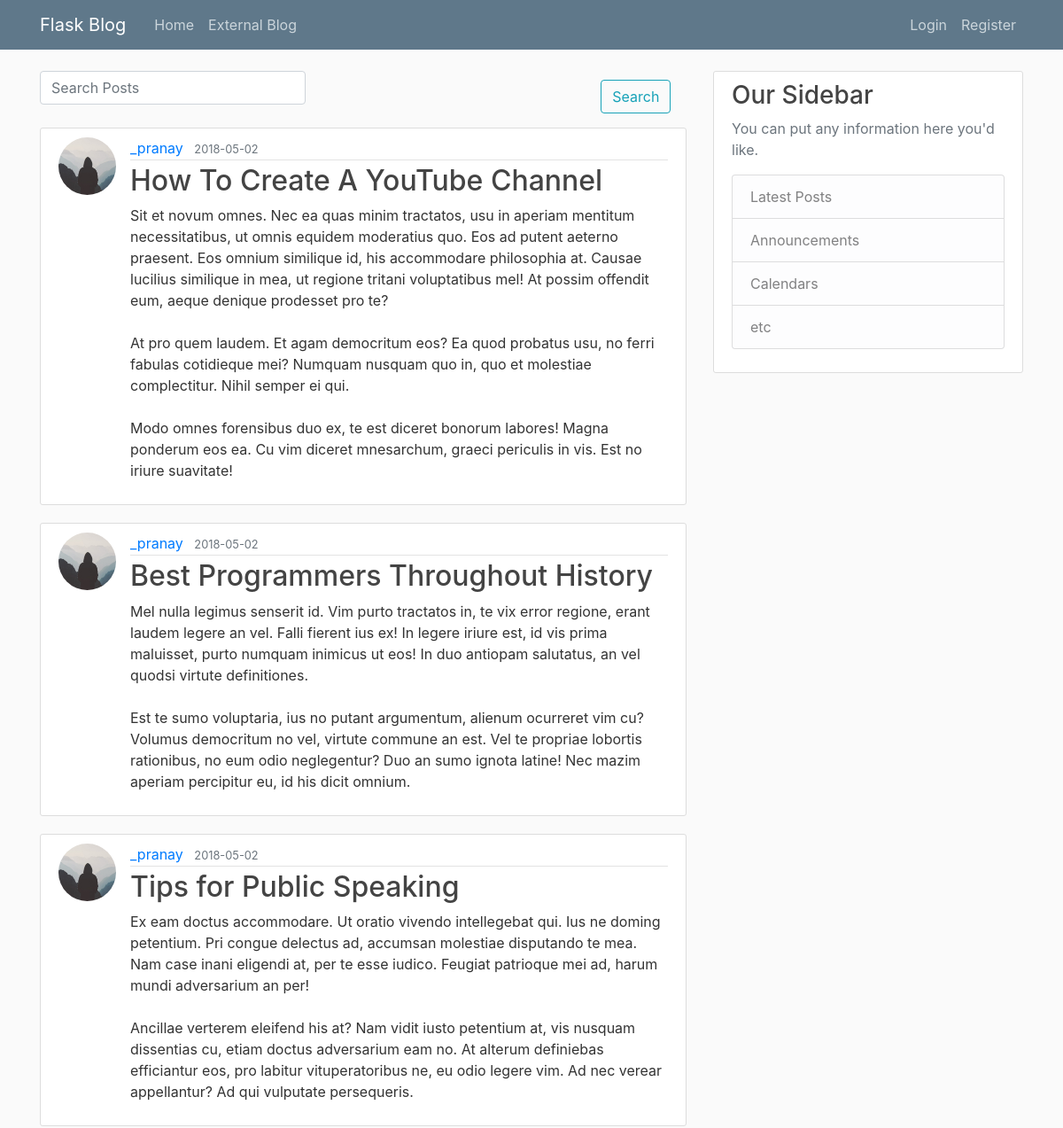
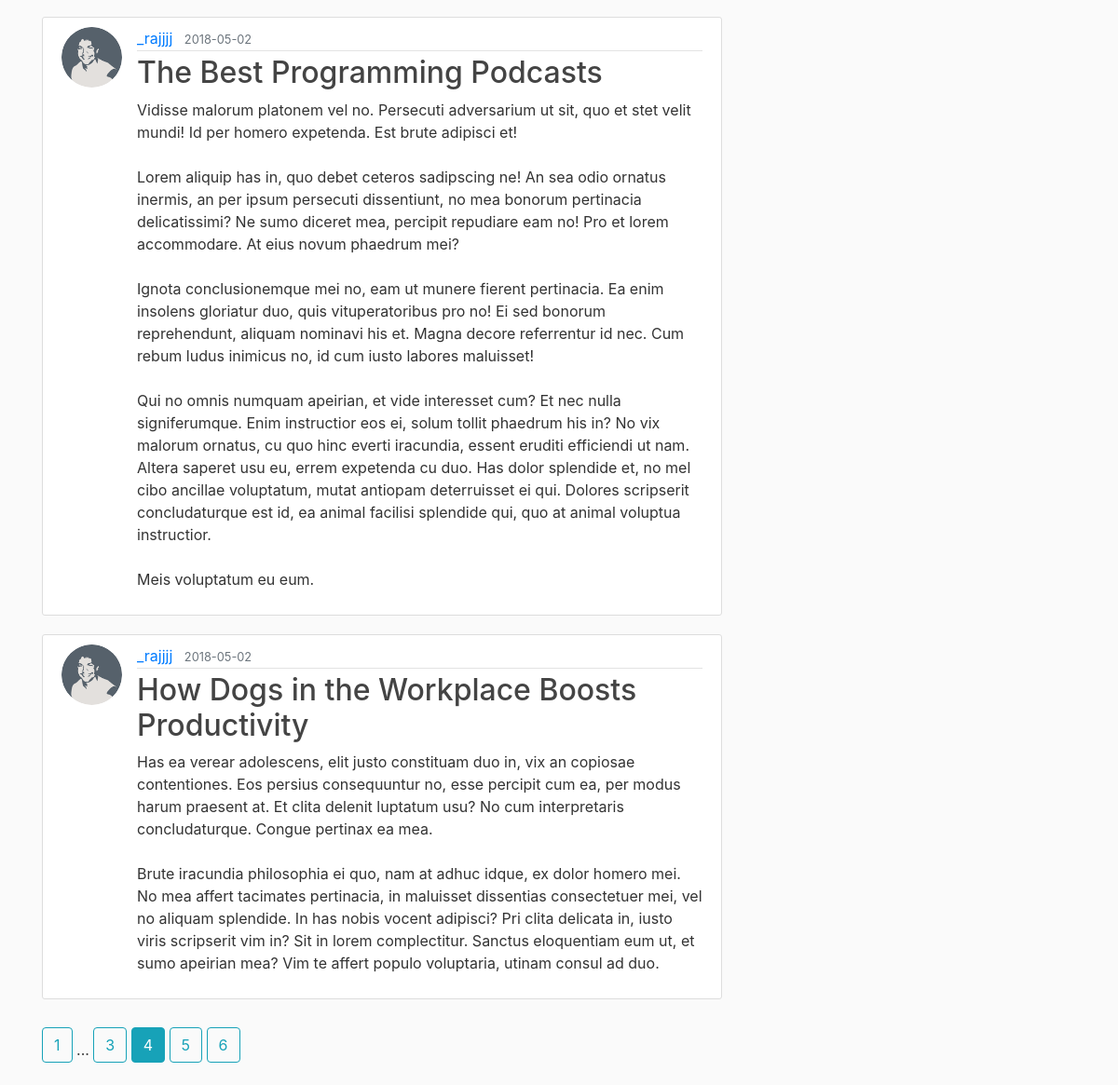
/home?page=4, run on the app's committed database (2 pictures, top to bottom).
### flaskblog/models.py (models this page shows, shortened)
class Post(db.Model):
    id = db.Column(db.Integer, primary_key=True)
    title = db.Column(db.String(100), nullable=False)
    date_posted = db.Column(db.DateTime, nullable=False, default=datetime.utcnow)
    content = db.Column(db.Text, nullable=False)
    user_id = db.Column(db.Integer, db.ForeignKey('user.id'), nullable=False)

class User(db.Model, UserMixin):
    id = db.Column(db.Integer, primary_key=True)
    username = db.Column(db.String(20), unique=True, nullable=False)
    email = db.Column(db.String(120), unique=True, nullable=False)
    image_file = db.Column(db.String(20), nullable=False, default='default.jpg')
    password = db.Column(db.String(60), nullable=False)
    posts = db.relationship('Post', backref='author', lazy=True)

### flaskblog/routes.py (the view)
@app.route("/")
@app.route("/home", methods=['GET', 'POST'])
def home():
    page = request.args.get('page', 1, type=int)
    posts = Post.query.order_by(Post.date_posted.desc()).paginate(page=page, per_page=5)
    form = SearchForm(request.form)
    return render_template('home.html', posts=posts, form=form)

### flaskblog/forms.py
class SearchForm(Form):
    post = StringField('Post', validators=[DataRequired(),Length(max=100)],render_kw={"placeholder": "Search Posts"})
    search = SubmitField('Search')

### flaskblog/templates/home.html (shortened to what this page needs)
{% extends "layout.html" %}
{% block content %}
  <form>
    <div class="form-group">
      <div class="row">
        <div class="col-sm-10">
          {{form.post(class="form-control")}}
        </div>
        <div class="col-sm">
          {{ form.search(class="btn btn-outline-info") }}
        </div>
      </div>
    </div>
  </form>
  {% for post in posts.items %}
    <article class="media content-section">
      <img class="rounded-circle article-img" src="{{ url_for('static', filename='profile_pics/' + post.author.image_file) }}">
      <div class="media-body">
        <div class="article-metadata">
          <a class="mr-2" href="{{ url_for('user_posts', username=post.author.username) }}">{{ post.author.username }}</a>
          <small class="text-muted">{{ post.date_posted.strftime('%Y-%m-%d') }}</small>
        </div>
        <h2><a class="article-title" href="{{ url_for('post', post_id=post.id) }}">{{ post.title }}</a></h2>
        <p class="article-content">{{ post.content }}</p>
      </div>
    </article>
  {% endfor %}
  {% for page_num in posts.iter_pages(left_edge=1, right_edge=1, left_current=1, right_current=2) %}
    {% if page_num %}
      {% if posts.page == page_num %}
        <a class="btn btn-info mb-4" href="{{ url_for('home', page=page_num) }}">{{ page_num }}</a>
      {% else %}
        <a class="btn btn-outline-info mb-4" href="{{ url_for('home', page=page_num) }}">{{ page_num }}</a>
      {% endif %}
    {% else %}
      ...
    {% endif %}
  {% endfor %}
{% endblock content %}

### flaskblog/static/main.css (style rules this page uses)
body { background: #fafafa; color: #333333; margin-top: 5rem; }
h1, h2, h3, h4, h5, h6 { color: #444444; }
.content-section { background: #ffffff; padding: 10px 20px; border: 1px solid #dddddd; border-radius: 3px; margin-bottom: 20px; }
.article-title { color: #444444; }
.article-content { white-space: pre-line; }
.article-img { height: 65px; width: 65px; margin-right: 16px; }
.article-metadata { padding-bottom: 1px; margin-bottom: 4px; border-bottom: 1px solid #e3e3e3 }
.form-control { display: block; width:300px; padding: .375rem .75rem; font-size: 1rem; line-height: 1.5; color: #495057; background-color: #fff; background-clip: padding-box; border: 1px solid #ced4da; border-radius: .25rem; transition: border-color .15s ease-in-out,box-shadow .15s ease-in-out; }
.btn { padding: .375rem .75rem; margin-top:10px; }

### data on the page
Post: image_file (placeholder picture), author.username "_pranay", date_posted "2018-05-02", title "How To Create A YouTube Channel", content "Sit et novum omnes. Nec ea quas minim tractatos, usu in aperiam mentitum necessitatibus, ut omnis equidem moderatius quo. Eos ad putent aeterno praesent. Eos omnium similique id, his accommodare philosophia at. Causae lucilius similique in mea, ut regione tritani voluptatibus mel! At possim offendit eum, aeque denique prodesset pro te? At pro quem laudem. Et agam democritum eos? Ea quod probatus usu, no ferri fabulas cotidieque mei? Numquam nusquam quo in, quo et molestiae complectitur. Nihil semper ei qui. Modo omnes forensibus duo ex, te est diceret bonorum labores! Magna ponderum eos ea. Cu vim diceret mnesarchum, graeci periculis in vis. Est no iriure suavitate!"
Post: image_file (placeholder picture), author.username "_pranay", date_posted "2018-05-02", title "Best Programmers Throughout History", content "Mel nulla legimus senserit id. Vim purto tractatos in, te vix error regione, erant laudem legere an vel. Falli fierent ius ex! In legere iriure est, id vis prima maluisset, purto numquam inimicus ut eos! In duo antiopam salutatus, an vel quodsi virtute definitiones. Est te sumo voluptaria, ius no putant argumentum, alienum ocurreret vim cu? Volumus democritum no vel, virtute commune an est. Vel te propriae lobortis rationibus, no eum odio neglegentur? Duo an sumo ignota latine! Nec mazim aperiam percipitur eu, id his dicit omnium."
Post: image_file (placeholder picture), author.username "_pranay", date_posted "2018-05-02", title "Tips for Public Speaking", content "Ex eam doctus accommodare. Ut oratio vivendo intellegebat qui. Ius ne doming petentium. Pri congue delectus ad, accumsan molestiae disputando te mea. Nam case inani eligendi at, per te esse iudico. Feugiat patrioque mei ad, harum mundi adversarium an per! Ancillae verterem eleifend his at? Nam vidit iusto petentium at, vis nusquam dissentias cu, etiam doctus adversarium eam no. At alterum definiebas efficiantur eos, pro labitur vituperatoribus ne, eu odio legere vim. Ad nec verear appellantur? Ad qui vulputate persequeris."
Post: image_file (picture), author.username "_rajjjj", date_posted "2018-05-02", title "The Best Programming Podcasts", content "Vidisse malorum platonem vel no. Persecuti adversarium ut sit, quo et stet velit mundi! Id per homero expetenda. Est brute adipisci et! Lorem aliquip has in, quo debet ceteros sadipscing ne! An sea odio ornatus inermis, an per ipsum persecuti dissentiunt, no mea bonorum pertinacia delicatissimi? Ne sumo diceret mea, percipit repudiare eam no! Pro et lorem accommodare. At eius novum phaedrum mei? Ignota conclusionemque mei no, eam ut munere fierent pertinacia. Ea enim insolens gloriatur duo, quis vituperatoribus pro no! Ei sed bonorum reprehendunt, aliquam nominavi his et. Magna decore referrentur id nec. Cum rebum ludus inimicus no, id cum iusto labores maluisset! Qui no omnis numquam…"
Post: image_file (picture), author.username "_rajjjj", date_posted "2018-05-02", title "How Dogs in the Workplace Boosts Productivity", content "Has ea verear adolescens, elit justo constituam duo in, vix an copiosae contentiones. Eos persius consequuntur no, esse percipit cum ea, per modus harum praesent at. Et clita delenit luptatum usu? No cum interpretaris concludaturque. Congue pertinax ea mea. Brute iracundia philosophia ei quo, nam at adhuc idque, ex dolor homero mei. No mea affert tacimates pertinacia, in maluisset dissentias consectetuer mei, vel no aliquam splendide. In has nobis vocent adipisci? Pri clita delicata in, iusto viris scripserit vim in? Sit in lorem complectitur. Sanctus eloquentiam eum ut, et sumo apeirian mea? Vim te affert populo voluptaria, utinam consul ad duo."

### other printed values
{{ page_num }} "1" "3" "5" "6"
{{ page_num }} "4"
